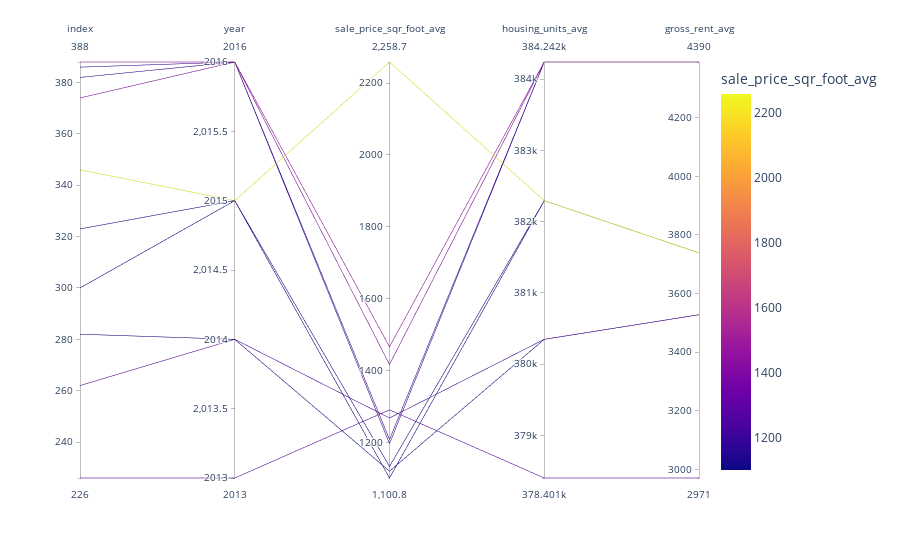

The notebook cell this image was saved under:
### Code cell
parallel_coordinates()

### Figure 1 — Plotly figure (JSON) as saved in the notebook; plotly's stock layout.template omitted (floating-point values rounded to 4 significant figures)
{"data": [{"dimensions": [{"label": "index", "values": [346, 388, 374, 226, 262, 386, 382, 323, 282, 300]}, {"label": "year", "values": [2015, 2016, 2016, 2013, 2014, 2016, 2016, 2015, 2014, 2015]}, {"label": "sale_price_sqr_foot_avg", "values": [2259.0, 1466.0, 1417.0, 1290.0, 1268.0, 1208.0, 1197.0, 1133.0, 1120.0, 1101.0]}, {"label": "housing_units_avg", "values": [382295, 384242, 384242, 378401, 380348, 384242, 384242, 382295, 380348, 382295]}, {"label": "gross_rent_avg", "values": [3739, 4390, 4390, 2971, 3528, 4390, 4390, 3739, 3528, 3739]}], "domain": {"x": [0, 1], "y": [0, 1]}, "line": {"color": [2259.0, 1466.0, 1417.0, 1290.0, 1268.0, 1208.0, 1197.0, 1133.0, 1120.0, 1101.0], "coloraxis": "coloraxis"}, "name": "", "type": "parcoords"}], "layout": {"autosize": true, "coloraxis": {"colorbar": {"title": {"text": "sale_price_sqr_foot_avg"}}, "colorscale": [[0, "#0d0887"], [0.1111, "#46039f"], [0.2222, "#7201a8"], [0.3333, "#9c179e"], [0.4444, "#bd3786"], [0.5556, "#d8576b"], [0.6667, "#ed7953"], [0.7778, "#fb9f3a"], [0.8889, "#fdca26"], [1, "#f0f921"]]}, "legend": {"tracegroupgap": 0}, "margin": {"t": 60}}}
